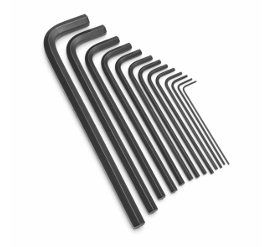
#> input picture allenkeys.png, 280 x 247 px
$ jupyter execute --allow-errors 'Linear, Time-Invariant Systems.ipynb'
#> lines starting #> are read from the running program, lines starting #| are printed output that depends on the picture
# Workshop 3: Linear, Time-Invariant Systems

##  3.1 Continuous-Time Systems: Convolution Integral

####  3.1.1 Implementing Convolution Using Numerical Integration

[cell 1]
from scipy import integrate
import numpy as np
import matplotlib.pyplot as plt

[cell 2]
h = lambda t: (t > 0)*1.0
x = lambda t: (t > 0) * np.exp(-2*t) # a = −2
Fs = 50 # Sampling frequency for the plotting
T=5 #Timerange
t = np.arange(-T, T, 1/Fs) # Time samples

plt.figure(figsize=(8,3))
plt.plot(t, h(t), label='$h(t)$')
plt.plot(t, x(t), label='$x(t)$')
plt.xlabel(r'$t$')
plt.legend()

# Plotting
t_ = 1 # For illustration, choose some value for t
flipped = lambda tau: h(t_ - tau)
product = lambda tau: x(tau)*h(t_ - tau)
plt.figure(figsize=(8,3))
plt.plot(t, x(t), label=r'$x(\tau)$')
plt.plot(t, flipped(t), label=r'$h(t − \tau)$')
plt.plot(t, product(t), label=r'$x(\tau)h(t -\tau)$')

# Computing the convolution using integration
y = np.zeros(len(t))
for n, t_ in enumerate(t):
    product = lambda tau: x(tau) * h(t_ - tau)
    y[n] = integrate.simps(product(t), t) # Actual convolution at time t

plt.plot(t, y, label=r'$x(t)\ast h(t)$') # Plotting the output y
plt.xlabel(r'$t$')
plt.legend();
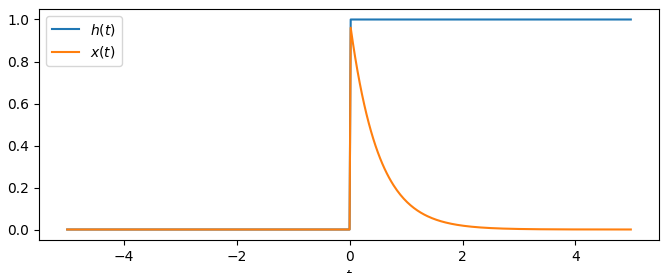
#> figure drawn by matplotlib, 1 panel; curve peaks at x = 0.02, y = 1; curve peaks at x = 0.02, y = 0.961
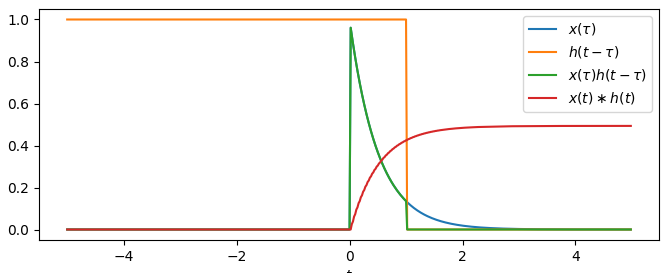
#> figure drawn by matplotlib, 1 panel; curve peaks at x = 0.02, y = 0.961; curve peaks at x = -5, y = 1; curve peaks at x = 0.02, y = 0.961

#### 3.1.2 Convolving with a Signal Composed of Impulse Functions

[cell 3]
fs = 1000 # Sampling frequency for the plotting
delta = lambda t: np.array([fs/10 if 0 < t_ and t_ < 1/(fs/10) else 0.0 for t_ in t])

#### Task 2. Use Simpson’s rule integration

$$\int_{\infty }^{-\infty}\delta(t)dt$$

[cell 4]
t = np.arange(-T, T, 1/fs) # Time samples for delta function

# Integration Simpson's rule
y_delta = integrate.simps(delta(t), t)

# Output the calculated value
print(y_delta)

$$y(t) = x(t)*h(t)$$

[cell 5]
# Defining new h function
x_2 = lambda t: (t > 0) * np.exp(-2*t) # a = −2
h_2 = lambda t: delta(t+2) + delta(t-1)

fs = 1000 # Sampling frequency for the plotting
T=5 # Timerange
t = np.arange(-T, T, 1/fs) # Time samples


# Computing the convolution using integration by simpson's rule
y = np.zeros(len(t))
for n, t_ in enumerate(t):
    product_2 = lambda tau: x_2(tau) * h_2(t_ - tau) # Get the product
    y[n] = integrate.simps(product_2(t), t) # Actual convolution at time t

# Plotting
plt.figure(figsize=(8,3))
plt.plot(t, y, label=r'$x(t)\ast h(t)$') # Plotting the output y
plt.xlabel(r'$t$')
plt.legend();
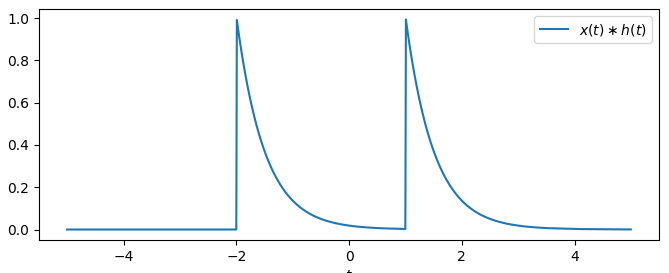
#> figure drawn by matplotlib, 1 panel; curve peaks at x = 1.01, y = 0.993

## 3.2 Discrete-Time Systems: Convolution Sum

[cell 6]
# Input signal
x = np.array([0, 1, 1, 2, 0])

# Unit impulse response
h = np.array([0, 0, 0, 3, 1, 0, 0])

hr = np.flip(h)
xo = 2
ho = 4

# Length of the output signal
y = np.zeros(len(x) + len(h) - 1)

for n in range(len(y)):
    xkmin = max(0, n - len(h) + 1)
    xkmax = min(len(x), n + 1)
    hkmin = max(0, len(h) - n -1)
    hkmax = min(len(h), len(x) + len(h) - n - 1)
    y[n] = np.sum(x[xkmin:xkmax]*hr[hkmin:hkmax])
    print("y[{0}] = x[{1}:{2}]*h[{3}:{4}] = {5}".format(n, xkmin, xkmax, hkmin, hkmax, y[n]))

[cell 7]
# Creating the interval [-5, 5]
n = np.arange(-5, 6, 1, dtype=int)

plt.figure(figsize=(8,3))
plt.stem(n, y) # Plotting the output y
plt.xlabel(r'$n$');
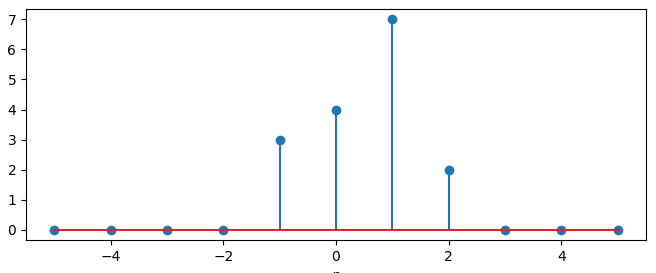
#> figure drawn by matplotlib, 1 panel; curve peaks at x = 1, y = 7

**Comments**
The output function has 4 non-zero values. The maximum value of the output signal is 7.

[cell 8]
# Input signal
x_2 = np.array([0, 0, 0, 1, 1, 2, 0, 0, 0])

# Impulse response
h_2 = np.array([0, 0, 0, 0, 1, 2, 0, 0, 0])

hr = np.flip(h_2)
xo = 2
ho = 4

# Defining a vector for output signal
y_2 = np.zeros(len(x_2) + len(h_2) - 1)

for n in range(len(y_2)):
    xkmin = max(0, n - len(h_2) + 1)
    xkmax = min(len(x_2), n + 1)
    hkmin = max(0, len(h_2) - n -1)
    hkmax = min(len(h_2), len(x_2) + len(h_2) - n - 1)
    y_2[n] = np.sum(x_2[xkmin:xkmax]*hr[hkmin:hkmax])
    print("y[{0}] = x[{1}:{2}]*h[{3}:{4}] = {5}".format(n, xkmin, xkmax, hkmin, hkmax, y_2[n]))

[cell 9]
# Range of n values [-8, 8]
n = np.arange(-8, 9, 1, dtype=int)

plt.figure(figsize=(8,3))
plt.stem(n, y_2) # Plotting the output y against n
plt.xlabel(r'$n$');
plt.xlim(-4,4); # limiting the n range to [-4, 4]
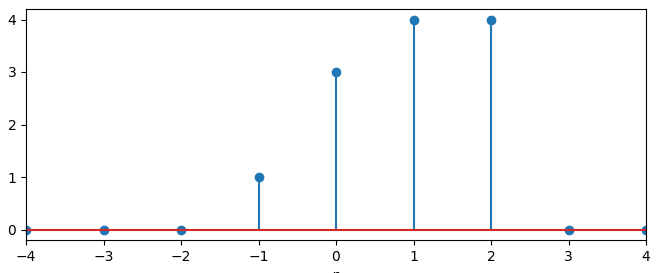
#> figure drawn by matplotlib, 1 panel; curve peaks at x = 1, y = 4

[cell 10]
from scipy import signal
# Convolving using signal.convolve()
y_full = signal.convolve(x_2, h_2, mode='full')
y_valid = signal.convolve(x_2, h_2, mode='valid')
y_same = signal.convolve(x_2, h_2, mode='same')

# Full
n = np.arange(-8, 9, 1, dtype=int)
plt.figure(figsize=(8,3))
plt.stem(y_full) # Plotting the output y for mode='full'
plt.xlabel(r'$n$');

# Valid
plt.figure(figsize=(8,3))
plt.stem(y_valid) # Plotting the output y for mode='valid'
plt.xlabel(r'$n$');

# Same
n = np.arange(-8, 9, 1, dtype=int)
plt.figure(figsize=(8,3))
plt.stem(y_same) # Plotting the output y for mode='same'
plt.xlabel(r'$n$');
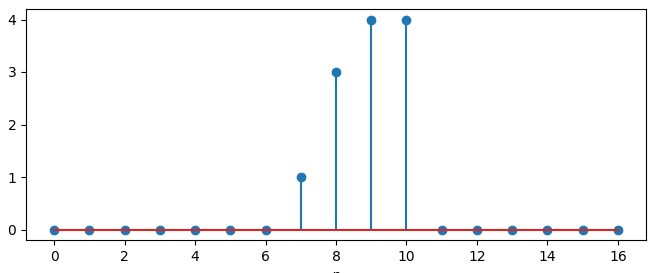
#> figure drawn by matplotlib, 1 panel; curve peaks at x = 9, y = 4
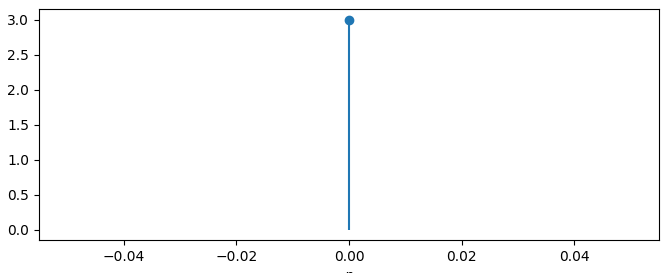
#> figure drawn by matplotlib, 1 panel

##### Effect of modes

**full** - gives output for the full range of n values with an interval of length 8 + 8 - 1 = 15 <br>
**valid** - calculates convolution only when the h[n] is fully overlapping with x[n]. For this example, there is only one such instance so the convolution output has only one value.<br>
**same** - calculates convolution and gives the output for the range of values of n where x is defined (same length interval as x)<br>

## 3.3 An Application in Audio Signal Filtering

#### Task 8. Noting that data may have a pair of channels (stereo) use convolution to filter the audio signal.

[cell 11]
# Imports
from scipy import signal
import numpy as np
import matplotlib.pyplot as plt
import soundfile as sf

# Reading audio file
#> (the rest of this cell did not finish here and is left out)

[cell 12]
# Plotting the waveform
fig, ax = plt.subplots(2,1)

#> (the rest of this cell did not finish here and is left out)

#### Task 9. Creatively achieve various filtering effects.

[cell 13]
# Lowpass filter
b, a = signal.cheby1(4, 5, 100, 'low', analog=True)

# Convolution step
#> (the rest of this cell did not finish here and is left out)

## 3.4 Convolution Sum in 2-D

#### Task 10. Convolve the image 𝑥[𝑚, 𝑛] with filter h[𝑚, 𝑛]. Hint: Use signal.convolve2d

[cell 14]
# Input image
x = np.array([[0, 0, 0, 0, 0],
              [0, 0, 0, 0, 0],
              [0, 0, 1, 0, 0],
              [0, 0, 0, 0, 0],
              [0, 0, 0, 0, 0]])

# Filter
h = np.array([[1,2,3],
              [4,5,6],
              [7,8,9]])

# Output image
y = signal.convolve2d(x, h, mode='same')

# Display the output
print(y)
plt.imshow(y);
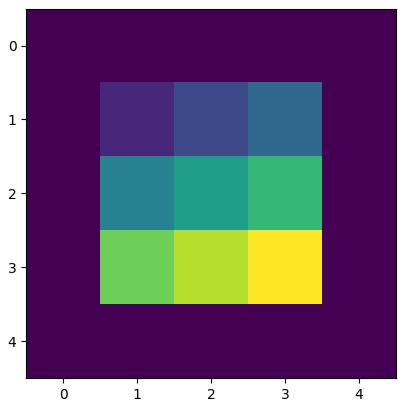
#> figure drawn by matplotlib, 1 panel

[cell 15]
import numpy as np
from scipy.signal import convolve2d
import matplotlib.pyplot as plt
import matplotlib.image as mpimg

# Read the input image
x = mpimg.imread('allenkeys.png')
#> x is the input picture: shape (247, 280, 4) float32; mean R, G, B, A 0.852, 0.852, 0.852, 1

# Convert the image to grayscale
x_gray = np.dot(x[...,:3], [0.2989, 0.5870, 0.1140])

# Display input image
fig, ax = plt.subplots(1, 2)
ax[0].imshow(x, cmap='gray')  # Show input image

# Define the convolution filter
h = np.array([[-1, 0, 1],
              [-2, 0, 2],
              [-1, 0, 3]])

# Perform convolution
output_image = convolve2d(x_gray, h, mode='same')
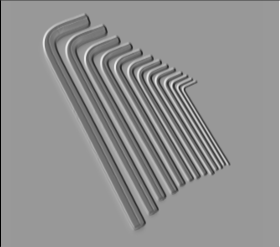
#> output_image: shape (247, 280) float64; min -4, max 6, mean 1.69; drawn with min black and max white

# Display output image
ax[1].imshow(output_image, cmap='gray')  # Show output image

plt.show()
